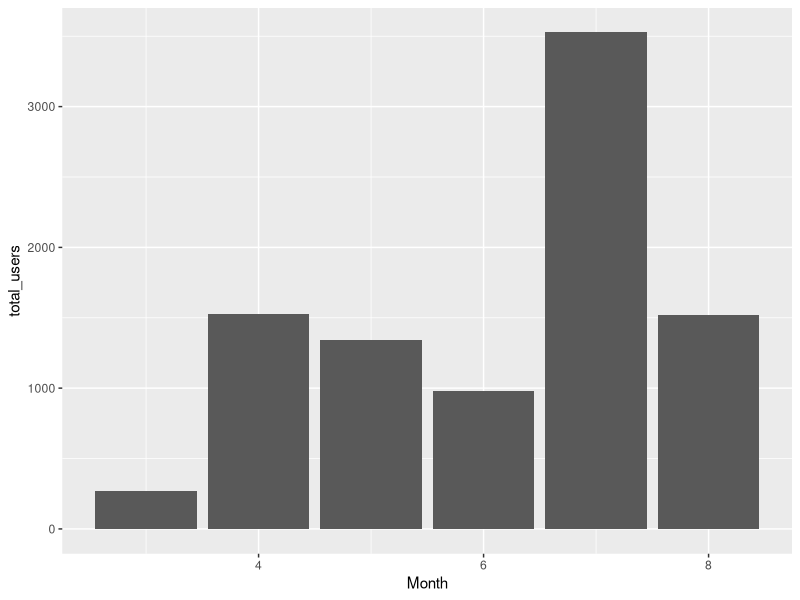

This chart was generated by the following R code:
# load packages
library(tidyverse)

# import the data
tidy_users <- read_csv("./datasets/tidy_users.csv")

# the example count the total number of users each month
monthly_users <- tidy_users %>%
  group_by(Month) %>%
  summarise(
    total_users = sum(Users) 
  )

# print the summary to the console (notice that we
# don't have month names? We'll fix that later!!!)
print(monthly_users)

# then, because I like pictures, make a bar graph
month_pic <- monthly_users %>% 
  ggplot(aes(x = Month, y = total_users)) + 
  geom_bar(stat = "identity")  # <--- hello, sorcery

# ... and draw it
plot(month_pic)